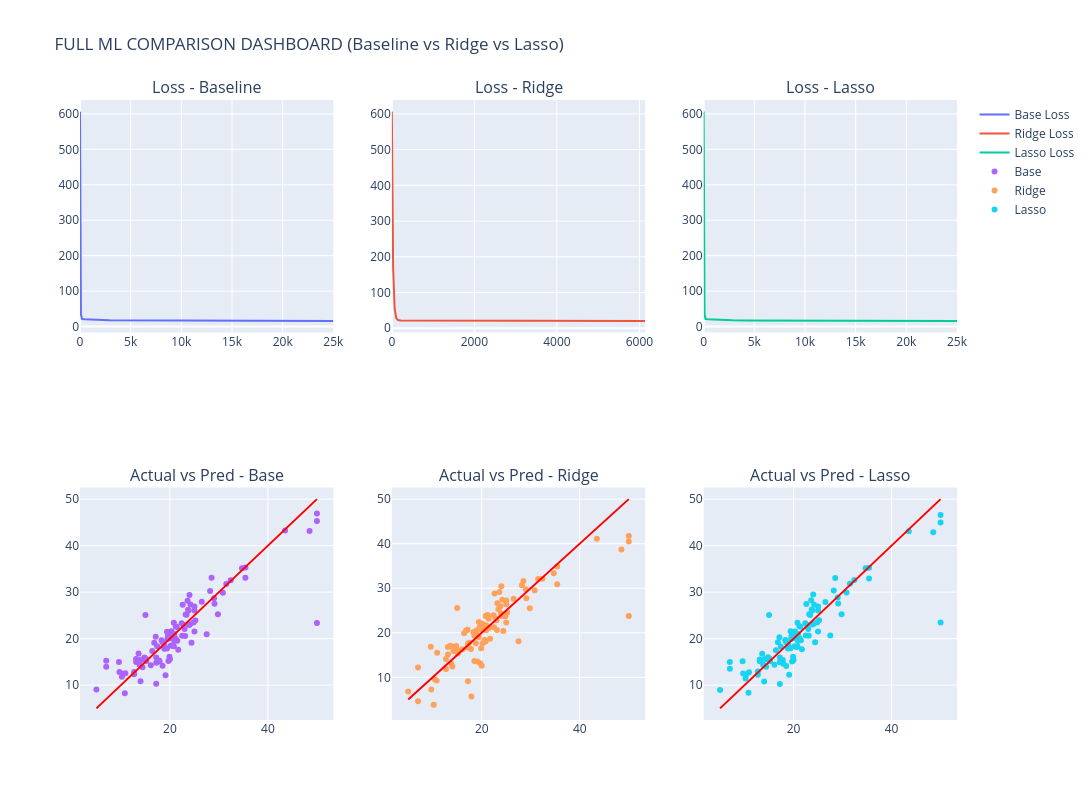

The notebook cell this image was saved under:
### Markdown cell above
## <mark>Explanation</mark>

This dashboard was created to visually compare the performance of the Baseline, Ridge, and Lasso regression models.

 we gain from this:
We observed how quickly each model converges by comparing the loss curves during training.

We compared the actual values vs predicted values to evaluate how close each model is to the ideal prediction line.

It helped us determine which model provides:

better prediction accuracy
more stable learning behavior
stronger generalization performance

This makes it easier to identify whether regularization improved the model compared to the baseline model.

### Code cell
import plotly.graph_objects as go
from plotly.subplots import make_subplots
import numpy as np

# Predictions
y_pred_base = ml_model.predict(X_test_scaled)
y_pred_ridge = ridge_model.predict(X_test_scaled)
y_pred_lasso = lasso_model.predict(X_test_scaled)

# Residuals
res_base = y_test - y_pred_base
res_ridge = y_test - y_pred_ridge
res_lasso = y_test - y_pred_lasso


# Metrics
r2_base = ml_model.evaluate(X_test_scaled, y_test)[0]
r2_ridge = ridge_model.evaluate(X_test_scaled, y_test)[0]
r2_lasso = lasso_model.evaluate(X_test_scaled, y_test)[0]

# Dashboard Layout (2x3)
fig = make_subplots(
    rows=2, cols=3,
    subplot_titles=(
        "Loss - Baseline", "Loss - Ridge", "Loss - Lasso",
        "Actual vs Pred - Base", "Actual vs Pred - Ridge", "Actual vs Pred - Lasso"
    )
)


# Loss Curves

fig.add_trace(go.Scatter(y=ml_model.loss_history, name="Base Loss"), row=1, col=1)
fig.add_trace(go.Scatter(y=ridge_model.loss_history, name="Ridge Loss"), row=1, col=2)
fig.add_trace(go.Scatter(y=lasso_model.loss_history, name="Lasso Loss"), row=1, col=3)


# Actual vs Predicted

fig.add_trace(go.Scatter(x=y_test, y=y_pred_base, mode='markers', name="Base"), row=2, col=1)
fig.add_trace(go.Scatter(x=y_test, y=y_pred_ridge, mode='markers', name="Ridge"), row=2, col=2)
fig.add_trace(go.Scatter(x=y_test, y=y_pred_lasso, mode='markers', name="Lasso"), row=2, col=3)

# Ideal line
for i in [1,2,3]:
    fig.add_trace(go.Scatter(
        x=[min(y_test), max(y_test)],
        y=[min(y_test), max(y_test)],
        mode='lines',
        line=dict(color='red'),
        showlegend=False
    ), row=2, col=i)


# Layout
fig.update_layout(
    title="FULL ML COMPARISON DASHBOARD (Baseline vs Ridge vs Lasso)",
    height=800,
    width=1300
)

fig.show()

### Figure 1 — Plotly figure (JSON) as saved in the notebook; plotly's stock layout.template omitted (floating-point values rounded to 4 significant figures; data arrays with more than 128 entries replaced by an {"elided": "..."} marker saying what was removed)
{"data": [{"name": "Base Loss", "type": "scatter", "xaxis": "x", "y": {"elided": "25000 float values"}, "yaxis": "y"}, {"name": "Ridge Loss", "type": "scatter", "xaxis": "x2", "y": {"elided": "6140 float values"}, "yaxis": "y2"}, {"name": "Lasso Loss", "type": "scatter", "xaxis": "x3", "y": {"elided": "25000 float values"}, "yaxis": "y3"}, {"mode": "markers", "name": "Base", "type": "scatter", "x": [23.6, 32.4, 13.6, 22.8, 16.1, 20.0, 17.8, 14.0, 19.6, 16.8, 21.5, 18.9, 7.0, 21.2, 18.5, 29.8, 18.8, 10.2, 50.0, 14.1, 25.2, 29.1, 12.7, 22.4, 14.2, 13.8, 20.3, 14.4, 21.7, 18.3, 23.1, 23.8, 15.0, 20.8, 19.1, 19.4, 34.7, 19.5, 24.4, 23.4, 19.7, 28.2, 50.0, 17.4, 22.6, 15.1, 13.1, 24.2, 19.9, 24.0, 18.9, 35.4, 15.2, 26.5, 43.5, 21.2, 14.8, 28.5, 23.9, 18.5, 25.0, 35.4, 31.5, 20.2, 24.1, 20.0, 13.1, 24.8, 30.8, 12.7, 20.0, 23.7, 10.8, 20.6, 20.8, 5.0, 20.1, 48.5, 10.9, 7.0, 20.9, 17.2, 20.9, 9.7, 19.4, 29.0, 16.4, 25.0, 25.0, 17.1, 23.2, 10.4, 19.6, 17.2, 27.5, 23.0, 50.0, 17.9, 9.6, 17.2, 22.5, 21.4], "xaxis": "x4", "y": [28.12, 32.57, 16.79, 22.92, 14.27, 21.31, 15.3, 10.81, 20.33, 19.1, 19.54, 17.81, 13.97, 22.6, 19.24, 25.24, 18.06, 11.79, 45.27, 15.47, 23.91, 27.49, 12.33, 23.29, 15.46, 14.4, 21.57, 13.82, 17.6, 19.66, 20.59, 26.05, 25.09, 18.36, 12.12, 17.87, 35.14, 19.94, 19.14, 25.14, 15.18, 30.24, 46.91, 18.35, 27.3, 15.68, 15.61, 27.31, 16.13, 29.36, 18.45, 35.28, 15.18, 27.91, 43.28, 19.99, 15.94, 33.07, 22.94, 14.19, 21.51, 33.08, 31.74, 18.53, 23.09, 15.55, 14.99, 23.45, 29.89, 12.85, 20.11, 26.24, 8.241, 18.43, 23.42, 9.038, 20.2, 43.15, 12.56, 15.23, 20.98, 10.28, 19.49, 12.8, 21.48, 28.69, 17.35, 26.05, 26.89, 20.38, 25.18, 12.44, 20.6, 15.92, 20.95, 22.05, 23.37, 15.06, 15.0, 14.83, 20.63, 22.49], "yaxis": "y4"}, {"mode": "markers", "name": "Ridge", "type": "scatter", "x": [23.6, 32.4, 13.6, 22.8, 16.1, 20.0, 17.8, 14.0, 19.6, 16.8, 21.5, 18.9, 7.0, 21.2, 18.5, 29.8, 18.8, 10.2, 50.0, 14.1, 25.2, 29.1, 12.7, 22.4, 14.2, 13.8, 20.3, 14.4, 21.7, 18.3, 23.1, 23.8, 15.0, 20.8, 19.1, 19.4, 34.7, 19.5, 24.4, 23.4, 19.7, 28.2, 50.0, 17.4, 22.6, 15.1, 13.1, 24.2, 19.9, 24.0, 18.9, 35.4, 15.2, 26.5, 43.5, 21.2, 14.8, 28.5, 23.9, 18.5, 25.0, 35.4, 31.5, 20.2, 24.1, 20.0, 13.1, 24.8, 30.8, 12.7, 20.0, 23.7, 10.8, 20.6, 20.8, 5.0, 20.1, 48.5, 10.9, 7.0, 20.9, 17.2, 20.9, 9.7, 19.4, 29.0, 16.4, 25.0, 25.0, 17.1, 23.2, 10.4, 19.6, 17.2, 27.5, 23.0, 50.0, 17.9, 9.6, 17.2, 22.5, 21.4], "xaxis": "x5", "y": [29.14, 32.11, 17.07, 23.25, 16.28, 22.08, 16.35, 12.41, 21.27, 20.51, 21.11, 19.91, 4.656, 23.97, 19.33, 25.52, 17.65, 3.874, 40.52, 16.89, 24.56, 27.76, 11.87, 23.92, 15.89, 13.02, 21.81, 16.48, 18.67, 20.12, 20.65, 25.97, 25.58, 18.03, 13.58, 19.04, 33.35, 20.82, 20.38, 25.3, 13.18, 30.65, 41.73, 17.75, 28.84, 15.36, 15.1, 27.42, 16.51, 30.44, 20.49, 34.9, 16.02, 27.64, 41.13, 21.12, 17.01, 31.63, 24.39, 13.67, 22.31, 30.87, 32.05, 17.65, 23.75, 12.6, 16.83, 23.68, 29.56, 14.11, 20.76, 25.92, 9.262, 18.36, 23.76, 6.811, 21.05, 38.68, 15.54, 12.18, 21.69, 9.104, 20.55, 7.247, 22.44, 29.78, 19.89, 26.38, 27.25, 20.7, 26.64, 9.555, 21.25, 16.76, 18.12, 22.79, 23.79, 5.679, 16.89, 17.55, 21.26, 23.17], "yaxis": "y5"}, {"mode": "markers", "name": "Lasso", "type": "scatter", "x": [23.6, 32.4, 13.6, 22.8, 16.1, 20.0, 17.8, 14.0, 19.6, 16.8, 21.5, 18.9, 7.0, 21.2, 18.5, 29.8, 18.8, 10.2, 50.0, 14.1, 25.2, 29.1, 12.7, 22.4, 14.2, 13.8, 20.3, 14.4, 21.7, 18.3, 23.1, 23.8, 15.0, 20.8, 19.1, 19.4, 34.7, 19.5, 24.4, 23.4, 19.7, 28.2, 50.0, 17.4, 22.6, 15.1, 13.1, 24.2, 19.9, 24.0, 18.9, 35.4, 15.2, 26.5, 43.5, 21.2, 14.8, 28.5, 23.9, 18.5, 25.0, 35.4, 31.5, 20.2, 24.1, 20.0, 13.1, 24.8, 30.8, 12.7, 20.0, 23.7, 10.8, 20.6, 20.8, 5.0, 20.1, 48.5, 10.9, 7.0, 20.9, 17.2, 20.9, 9.7, 19.4, 29.0, 16.4, 25.0, 25.0, 17.1, 23.2, 10.4, 19.6, 17.2, 27.5, 23.0, 50.0, 17.9, 9.6, 17.2, 22.5, 21.4], "xaxis": "x6", "y": [28.24, 32.62, 16.75, 22.92, 14.4, 21.37, 15.39, 10.78, 20.41, 19.2, 19.65, 17.9, 13.52, 22.65, 19.23, 25.22, 17.99, 11.43, 44.99, 15.57, 23.97, 27.53, 12.23, 23.3, 15.51, 14.37, 21.55, 13.96, 17.69, 19.68, 20.63, 26.03, 25.09, 18.32, 12.23, 17.93, 35.12, 19.94, 19.21, 25.09, 15.06, 30.36, 46.59, 18.24, 27.45, 15.69, 15.53, 27.27, 16.11, 29.51, 18.57, 35.26, 15.14, 27.89, 43.1, 20.06, 15.99, 33.03, 23.06, 14.12, 21.55, 32.96, 31.82, 18.38, 23.17, 15.38, 15.12, 23.48, 29.9, 12.92, 20.11, 26.25, 8.37, 18.22, 23.42, 8.965, 20.25, 42.89, 12.74, 14.99, 20.99, 10.26, 19.49, 12.52, 21.6, 28.84, 17.49, 26.07, 26.91, 20.29, 25.26, 12.34, 20.59, 15.95, 20.67, 22.06, 23.47, 14.6, 15.11, 14.94, 20.65, 22.55], "yaxis": "y6"}, {"line": {"color": "red"}, "mode": "lines", "showlegend": false, "type": "scatter", "x": [5, 50], "xaxis": "x4", "y": [5, 50], "yaxis": "y4"}, {"line": {"color": "red"}, "mode": "lines", "showlegend": false, "type": "scatter", "x": [5, 50], "xaxis": "x5", "y": [5, 50], "yaxis": "y5"}, {"line": {"color": "red"}, "mode": "lines", "showlegend": false, "type": "scatter", "x": [5, 50], "xaxis": "x6", "y": [5, 50], "yaxis": "y6"}], "layout": {"annotations": [{"font": {"size": 16}, "showarrow": false, "text": "Loss - Baseline", "x": 0.1444, "xanchor": "center", "xref": "paper", "y": 1, "yanchor": "bottom", "yref": "paper"}, {"font": {"size": 16}, "showarrow": false, "text": "Loss - Ridge", "x": 0.5, "xanchor": "center", "xref": "paper", "y": 1, "yanchor": "bottom", "yref": "paper"}, {"font": {"size": 16}, "showarrow": false, "text": "Loss - Lasso", "x": 0.8556, "xanchor": "center", "xref": "paper", "y": 1, "yanchor": "bottom", "yref": "paper"}, {"font": {"size": 16}, "showarrow": false, "text": "Actual vs Pred - Base", "x": 0.1444, "xanchor": "center", "xref": "paper", "y": 0.375, "yanchor": "bottom", "yref": "paper"}, {"font": {"size": 16}, "showarrow": false, "text": "Actual vs Pred - Ridge", "x": 0.5, "xanchor": "center", "xref": "paper", "y": 0.375, "yanchor": "bottom", "yref": "paper"}, {"font": {"size": 16}, "showarrow": false, "text": "Actual vs Pred - Lasso", "x": 0.8556, "xanchor": "center", "xref": "paper", "y": 0.375, "yanchor": "bottom", "yref": "paper"}], "height": 800, "title": {"text": "FULL ML COMPARISON DASHBOARD (Baseline vs Ridge vs Lasso)"}, "width": 1300, "xaxis": {"anchor": "y", "domain": [0, 0.2889]}, "xaxis2": {"anchor": "y2", "domain": [0.3556, 0.6444]}, "xaxis3": {"anchor": "y3", "domain": [0.7111, 1]}, "xaxis4": {"anchor": "y4", "domain": [0, 0.2889]}, "xaxis5": {"anchor": "y5", "domain": [0.3556, 0.6444]}, "xaxis6": {"anchor": "y6", "domain": [0.7111, 1]}, "yaxis": {"anchor": "x", "domain": [0.625, 1]}, "yaxis2": {"anchor": "x2", "domain": [0.625, 1]}, "yaxis3": {"anchor": "x3", "domain": [0.625, 1]}, "yaxis4": {"anchor": "x4", "domain": [0, 0.375]}, "yaxis5": {"anchor": "x5", "domain": [0, 0.375]}, "yaxis6": {"anchor": "x6", "domain": [0, 0.375]}}}
